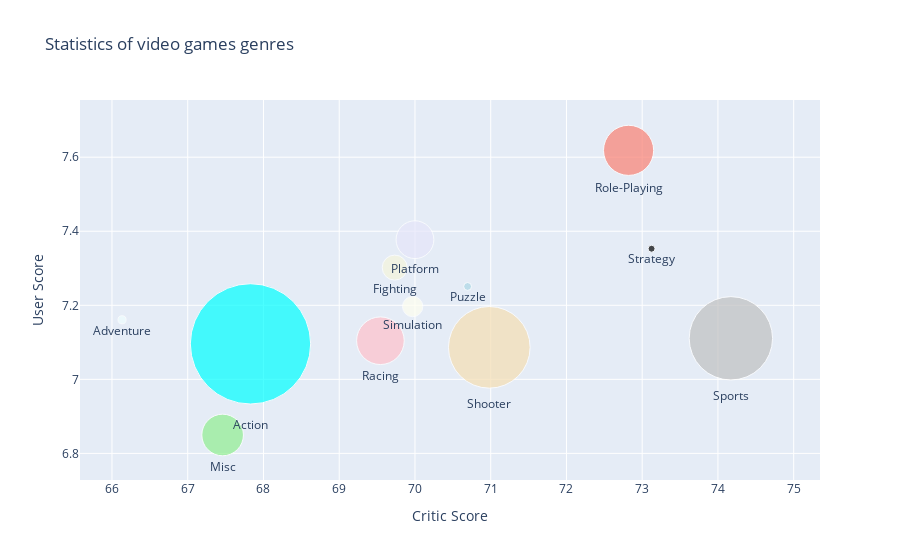

Write notebook code for a chart like this one.
### Code cell
trace0 = go.Scatter(
    x=genres_df.Critic_Score,
    y=genres_df.User_Score,
    mode = 'markers+text',
    text = genres_df.index,
    textposition='bottom center',
    marker = dict(
        size = 1/10*genres_df.Global_Sales,
        color = [
            'aqua', 'azure', 'beige', 'lightgreen',
            'lavender', 'lightblue', 'pink', 'salmon',
            'wheat', 'ivory', 'silver'
        ]
    )
)

data = [trace0]
layout = {
    'title': 'Statistics of video games genres',
    'xaxis': {'title': 'Critic Score'},
    'yaxis': {'title': 'User Score'}
}

fig = go.Figure(data=data, layout=layout)

iplot(fig, show_link=False)

### Figure 1 — Plotly figure (JSON) as saved in the notebook; plotly's stock layout.template omitted (floating-point values rounded to 4 significant figures)
{"data": [{"marker": {"color": ["aqua", "azure", "beige", "lightgreen", "lavender", "lightblue", "pink", "salmon", "wheat", "ivory", "silver"], "size": [120.3, 8.075, 25.0, 41.63, 37.78, 7.89, 47.62, 50.14, 81.65, 20.27, 83.38, 6.961]}, "mode": "markers+text", "text": ["Action", "Adventure", "Fighting", "Misc", "Platform", "Puzzle", "Racing", "Role-Playing", "Shooter", "Simulation", "Sports", "Strategy"], "textposition": "bottom center", "type": "scatter", "x": [67.83, 66.13, 69.73, 67.46, 70, 70.69, 69.54, 72.82, 70.98, 69.97, 74.17, 73.12], "y": [7.096, 7.161, 7.302, 6.85, 7.377, 7.251, 7.104, 7.619, 7.086, 7.197, 7.111, 7.353]}], "layout": {"title": {"text": "Statistics of video games genres"}, "xaxis": {"title": {"text": "Critic Score"}}, "yaxis": {"title": {"text": "User Score"}}}}
